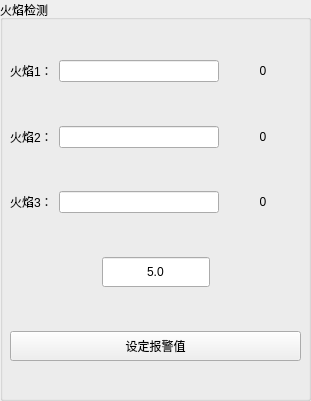
     <widget class="QGroupBox" name="groupBox_19">
      <property name="geometry">
       <rect>
        <x>550</x>
        <y>10</y>
        <width>311</width>
        <height>401</height>
       </rect>
      </property>
      <property name="title">
       <string>火焰检测</string>
      </property>
      <widget class="QWidget" name="layoutWidget_23">
       <property name="geometry">
        <rect>
         <x>10</x>
         <y>30</y>
         <width>291</width>
         <height>361</height>
        </rect>
       </property>
       <layout class="QVBoxLayout" name="verticalLayout_42">
        <item>
         <spacer name="verticalSpacer_14">
          <property name="orientation">
           <enum>Qt::Vertical</enum>
          </property>
          <property name="sizeHint" stdset="0">
           <size>
            <width>20</width>
            <height>40</height>
           </size>
          </property>
         </spacer>
        </item>
        <item>
         <layout class="QVBoxLayout" name="verticalLayout_43">
          <item>
           <layout class="QHBoxLayout" name="horizontalLayout_70">
            <item>
             <widget class="QLabel" name="label_53">
              <property name="sizePolicy">
               <sizepolicy hsizetype="Minimum" vsizetype="Expanding">
                <horstretch>0</horstretch>
                <verstretch>0</verstretch>
               </sizepolicy>
              </property>
              <property name="text">
               <string>火焰1：</string>
              </property>
              <property name="alignment">
               <set>Qt::AlignLeading|Qt::AlignLeft|Qt::AlignVCenter</set>
              </property>
             </widget>
            </item>
            <item>
             <layout class="QHBoxLayout" name="horizontalLayout_39">
              <item>
               <widget class="QProgressBar" name="progressBar_device1_fire1">
                <property name="sizePolicy">
                 <sizepolicy hsizetype="Minimum" vsizetype="Minimum">
                  <horstretch>0</horstretch>
                  <verstretch>0</verstretch>
                 </sizepolicy>
                </property>
                <property name="minimumSize">
                 <size>
                  <width>160</width>
                  <height>0</height>
                 </size>
                </property>
                <property name="styleSheet">
                 <string notr="true">QProgressBar::chunk{background:green}</string>
                </property>
                <property name="value">
                 <number>0</number>
                </property>
                <property name="textVisible">
                 <bool>false</bool>
                </property>
                <property name="textDirection">
                 <enum>QProgressBar::TopToBottom</enum>
                </property>
                <property name="format">
                 <string>%p%</string>
                </property>
               </widget>
              </item>
              <item>
               <widget class="QLabel" name="label_device1_fire1">
                <property name="sizePolicy">
                 <sizepolicy hsizetype="Expanding" vsizetype="Minimum">
                  <horstretch>0</horstretch>
                  <verstretch>0</verstretch>
                 </sizepolicy>
                </property>
                <property name="minimumSize">
                 <size>
                  <width>10</width>
                  <height>0</height>
                 </size>
                </property>
                <property name="text">
                 <string>0</string>
                </property>
                <property name="alignment">
                 <set>Qt::AlignCenter</set>
                </property>
               </widget>
              </item>
             </layout>
            </item>
           </layout>
          </item>
          <item>
           <spacer name="verticalSpacer_15">
            <property name="orientation">
             <enum>Qt::Vertical</enum>
            </property>
            <property name="sizeHint" stdset="0">
             <size>
              <width>20</width>
              <height>40</height>
             </size>
            </property>
           </spacer>
          </item>
          <item>
           <layout class="QHBoxLayout" name="horizontalLayout_71">
            <item>
             <widget class="QLabel" name="label_54">
              <property name="sizePolicy">
               <sizepolicy hsizetype="Minimum" vsizetype="Expanding">
                <horstretch>0</horstretch>
                <verstretch>0</verstretch>
               </sizepolicy>
              </property>
              <property name="text">
               <string>火焰2：</string>
              </property>
              <property name="alignment">
               <set>Qt::AlignLeading|Qt::AlignLeft|Qt::AlignVCenter</set>
              </property>
             </widget>
            </item>
            <item>
             <layout class="QHBoxLayout" name="horizontalLayout_40">
              <item>
               <widget class="QProgressBar" name="progressBar_device1_fire2">
                <property name="sizePolicy">
                 <sizepolicy hsizetype="Minimum" vsizetype="Minimum">
                  <horstretch>0</horstretch>
                  <verstretch>0</verstretch>
                 </sizepolicy>
                </property>
                <property name="minimumSize">
                 <size>
                  <width>160</width>
                  <height>0</height>
                 </size>
                </property>
                <property name="styleSheet">
                 <string notr="true">QProgressBar::chunk{background:green}</string>
                </property>
                <property name="value">
                 <number>0</number>
                </property>
                <property name="textVisible">
                 <bool>false</bool>
                </property>
                <property name="textDirection">
                 <enum>QProgressBar::TopToBottom</enum>
                </property>
                <property name="format">
                 <string>%p%</string>
                </property>
               </widget>
              </item>
              <item>
               <widget class="QLabel" name="label_device1_fire2">
                <property name="sizePolicy">
                 <sizepolicy hsizetype="Expanding" vsizetype="Minimum">
                  <horstretch>0</horstretch>
                  <verstretch>0</verstretch>
                 </sizepolicy>
                </property>
                <property name="minimumSize">
                 <size>
                  <width>10</width>
                  <height>0</height>
                 </size>
                </property>
                <property name="text">
                 <string>0</string>
                </property>
                <property name="alignment">
                 <set>Qt::AlignCenter</set>
                </property>
               </widget>
              </item>
             </layout>
            </item>
           </layout>
          </item>
          <item>
           <spacer name="verticalSpacer_16">
            <property name="orientation">
             <enum>Qt::Vertical</enum>
            </property>
            <property name="sizeHint" stdset="0">
             <size>
              <width>20</width>
              <height>40</height>
             </size>
            </property>
           </spacer>
          </item>
          <item>
           <layout class="QHBoxLayout" name="horizontalLayout_72">
            <item>
             <widget class="QLabel" name="label_55">
              <property name="sizePolicy">
               <sizepolicy hsizetype="Minimum" vsizetype="Minimum">
                <horstretch>0</horstretch>
                <verstretch>0</verstretch>
               </sizepolicy>
              </property>
              <property name="text">
               <string>火焰3：</string>
              </property>
              <property name="alignment">
               <set>Qt::AlignLeading|Qt::AlignLeft|Qt::AlignVCenter</set>
              </property>
             </widget>
            </item>
            <item>
             <layout class="QHBoxLayout" name="horizontalLayout_41">
              <item>
               <widget class="QProgressBar" name="progressBar_device1_fire3">
                <property name="sizePolicy">
                 <sizepolicy hsizetype="Minimum" vsizetype="Minimum">
                  <horstretch>0</horstretch>
                  <verstretch>0</verstretch>
                 </sizepolicy>
                </property>
                <property name="minimumSize">
                 <size>
                  <width>160</width>
                  <height>0</height>
                 </size>
                </property>
                <property name="styleSheet">
                 <string notr="true">QProgressBar::chunk{background:green}</string>
                </property>
                <property name="value">
                 <number>0</number>
                </property>
                <property name="textVisible">
                 <bool>false</bool>
                </property>
                <property name="textDirection">
                 <enum>QProgressBar::TopToBottom</enum>
                </property>
                <property name="format">
                 <string>%p%</string>
                </property>
               </widget>
              </item>
              <item>
               <widget class="QLabel" name="label_device1_fire3">
                <property name="sizePolicy">
                 <sizepolicy hsizetype="Expanding" vsizetype="Minimum">
                  <horstretch>0</horstretch>
                  <verstretch>0</verstretch>
                 </sizepolicy>
                </property>
                <property name="minimumSize">
                 <size>
                  <width>10</width>
                  <height>0</height>
                 </size>
                </property>
                <property name="text">
                 <string>0</string>
                </property>
                <property name="alignment">
                 <set>Qt::AlignCenter</set>
                </property>
               </widget>
              </item>
             </layout>
            </item>
           </layout>
          </item>
          <item>
           <spacer name="verticalSpacer_17">
            <property name="orientation">
             <enum>Qt::Vertical</enum>
            </property>
            <property name="sizeHint" stdset="0">
             <size>
              <width>20</width>
              <height>40</height>
             </size>
            </property>
           </spacer>
          </item>
          <item>
           <layout class="QHBoxLayout" name="horizontalLayout_24">
            <item>
             <spacer name="horizontalSpacer_21">
              <property name="orientation">
               <enum>Qt::Horizontal</enum>
              </property>
              <property name="sizeHint" stdset="0">
               <size>
                <width>40</width>
                <height>20</height>
               </size>
              </property>
             </spacer>
            </item>
            <item>
             <widget class="QLineEdit" name="lineEdit_device1_fire">
              <property name="sizePolicy">
               <sizepolicy hsizetype="Minimum" vsizetype="Minimum">
                <horstretch>0</horstretch>
                <verstretch>0</verstretch>
               </sizepolicy>
              </property>
              <property name="minimumSize">
               <size>
                <width>10</width>
                <height>30</height>
               </size>
              </property>
              <property name="text">
               <string>5.0</string>
              </property>
              <property name="alignment">
               <set>Qt::AlignCenter</set>
              </property>
             </widget>
            </item>
            <item>
             <spacer name="horizontalSpacer_22">
              <property name="orientation">
               <enum>Qt::Horizontal</enum>
              </property>
              <property name="sizeHint" stdset="0">
               <size>
                <width>40</width>
                <height>20</height>
               </size>
              </property>
             </spacer>
            </item>
           </layout>
          </item>
          <item>
           <spacer name="verticalSpacer_41">
            <property name="orientation">
             <enum>Qt::Vertical</enum>
            </property>
            <property name="sizeHint" stdset="0">
             <size>
              <width>20</width>
              <height>40</height>
             </size>
            </property>
           </spacer>
          </item>
          <item>
           <layout class="QHBoxLayout" name="horizontalLayout_73"/>
          </item>
         </layout>
        </item>
        <item>
         <widget class="QPushButton" name="pushButton_device1_fire">
          <property name="sizePolicy">
           <sizepolicy hsizetype="Minimum" vsizetype="Minimum">
            <horstretch>0</horstretch>
            <verstretch>0</verstretch>
           </sizepolicy>
          </property>
          <property name="minimumSize">
           <size>
            <width>0</width>
            <height>30</height>
           </size>
          </property>
          <property name="text">
           <string>设定报警值</string>
          </property>
         </widget>
        </item>
        <item>
         <spacer name="verticalSpacer_42">
          <property name="orientation">
           <enum>Qt::Vertical</enum>
          </property>
          <property name="sizeHint" stdset="0">
           <size>
            <width>20</width>
            <height>40</height>
           </size>
          </property>
         </spacer>
        </item>
        <item>
         <layout class="QHBoxLayout" name="horizontalLayout_74"/>
        </item>
       </layout>
      </widget>
     </widget>
